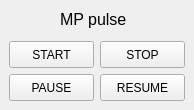
<?xml version="1.0" encoding="UTF-8"?>
<ui version="4.0">
 <class>wnd_process_controlClass</class>
 <widget class="QMainWindow" name="wnd_process_controlClass">
  <property name="geometry">
   <rect>
    <x>0</x>
    <y>0</y>
    <width>194</width>
    <height>110</height>
   </rect>
  </property>
  <property name="windowTitle">
   <string>Process Control</string>
  </property>
  <widget class="QWidget" name="centralwidget">
   <widget class="QPushButton" name="mp_start_pushButton">
    <property name="geometry">
     <rect>
      <x>9</x>
      <y>41</y>
      <width>85</width>
      <height>27</height>
     </rect>
    </property>
    <property name="text">
     <string>START</string>
    </property>
   </widget>
   <widget class="QPushButton" name="mp_stop_pushButton">
    <property name="geometry">
     <rect>
      <x>100</x>
      <y>41</y>
      <width>85</width>
      <height>27</height>
     </rect>
    </property>
    <property name="text">
     <string>STOP</string>
    </property>
   </widget>
   <widget class="QPushButton" name="mp_resume_pushButton">
    <property name="geometry">
     <rect>
      <x>100</x>
      <y>74</y>
      <width>85</width>
      <height>27</height>
     </rect>
    </property>
    <property name="text">
     <string>RESUME</string>
    </property>
   </widget>
   <widget class="QPushButton" name="mp_pause_pushButton">
    <property name="geometry">
     <rect>
      <x>9</x>
      <y>74</y>
      <width>85</width>
      <height>27</height>
     </rect>
    </property>
    <property name="text">
     <string>PAUSE</string>
    </property>
   </widget>
   <widget class="QLabel" name="label">
    <property name="geometry">
     <rect>
      <x>60</x>
      <y>10</y>
      <width>81</width>
      <height>19</height>
     </rect>
    </property>
    <property name="font">
     <font>
      <pointsize>12</pointsize>
     </font>
    </property>
    <property name="text">
     <string>MP pulse</string>
    </property>
   </widget>
  </widget>
 </widget>
 <resources/>
 <connections/>
</ui>
